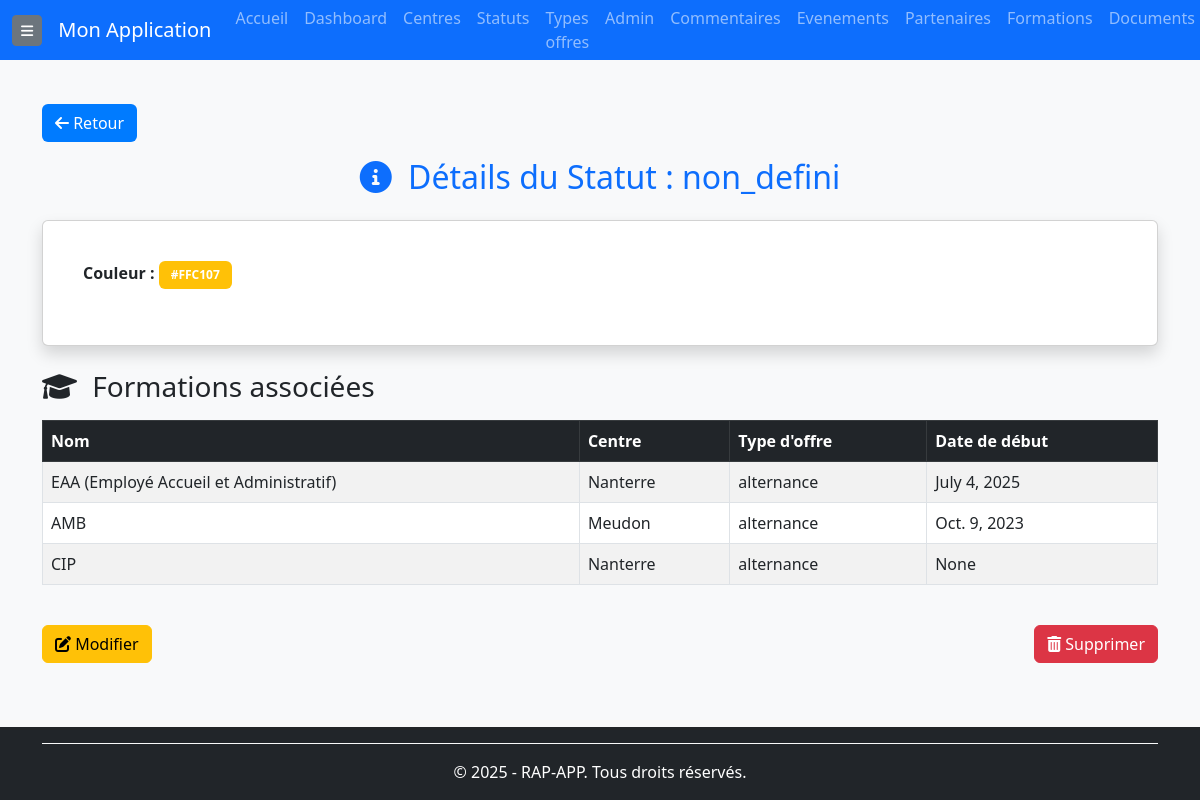
The app's page /statuts/1/ (signed in) with its own data.
### rap_app/models/statut.py (models this page shows, shortened)
class Statut(BaseModel):
    NON_DEFINI = 'non_defini'
    RECRUTEMENT_EN_COURS = 'recrutement_en_cours'
    FORMATION_EN_COURS = 'formation_en_cours'
    FORMATION_A_ANNULER = 'formation_a_annuler'
    FORMATION_A_REPOUSSER = 'formation_a_repousser'
    FORMATION_ANNULEE = 'formation_annulee'
    PLEINE = 'pleine'
    QUASI_PLEINE = 'quasi_pleine'
    AUTRE = 'autre'
    STATUT_CHOICES = [
        (NON_DEFINI, 'Non défini'),
        (RECRUTEMENT_EN_COURS, 'Recrutement en cours'),
        (FORMATION_EN_COURS, 'Formation en cours'),
        (FORMATION_A_ANNULER, 'Formation à annuler'),
        (FORMATION_A_REPOUSSER, 'Formation à repousser'),
        (FORMATION_ANNULEE, 'Formation annulée'),
        (PLEINE, 'Pleine'),
        (QUASI_PLEINE, 'Quasi-pleine'),
        (AUTRE, 'Autre'),
    ]
    nom = models.CharField(
        max_length=100,
        choices=STATUT_CHOICES,
        verbose_name="Nom du statut"
    )
    """
    Nom du statut, avec des choix prédéfinis.
    """
    couleur = models.CharField(
        max_length=7,  # Format #RRGGBB
        verbose_name="Couleur",
        help_text="Couleur hexadécimale (ex: #FF5733)",
        blank=True  # Permet d'assigner une couleur par défaut si vide
    )
    """
    Code couleur associé au statut.
    Exemple : `#FF0000` pour rouge, `#00FF00` pour vert.
    Si ce champ est vide, une couleur prédéfinie selon le type de statut sera attribuée.
    """
    description_autre = models.CharField(
        max_length=255,
        blank=True,
        null=True,
        verbose_name="Description personnalisée"
    )
    """
    Permet de renseigner une description si le statut sélectionné est "Autre".
    Obligatoire si le statut est `AUTRE`.
    """
    class Meta:
        verbose_name = "Statut"
        verbose_name_plural = "Statuts"
        ordering = ['nom']

### rap_app/models/formations.py (models this page shows, shortened)
class Formation(BaseModel):
    nom = models.CharField(max_length=255, verbose_name="Nom de la formation")
    centre = models.ForeignKey(Centre, on_delete=models.CASCADE, related_name='formations', verbose_name="Centre de formation")
    type_offre = models.ForeignKey(TypeOffre, on_delete=models.CASCADE, related_name="formations", verbose_name="Type d'offre")
    statut = models.ForeignKey(Statut, on_delete=models.CASCADE, related_name="formations", verbose_name="Statut de la formation")
    start_date = models.DateField(null=True, blank=True, verbose_name="Date de début")
    end_date = models.DateField(null=True, blank=True, verbose_name="Date de fin")
    num_kairos = models.CharField(max_length=50, null=True, blank=True, verbose_name="Numéro Kairos")
    num_offre = models.CharField(max_length=50, null=True, blank=True, verbose_name="Numéro de l'offre")
    num_produit = models.CharField(max_length=50, null=True, blank=True, verbose_name="Numéro du produit")
    prevus_crif = models.PositiveIntegerField(default=0, verbose_name="Places prévues CRIF")
    prevus_mp = models.PositiveIntegerField(default=0, verbose_name="Places prévues MP")
    inscrits_crif = models.PositiveIntegerField(default=0, verbose_name="Inscrits CRIF")
    inscrits_mp = models.PositiveIntegerField(default=0, verbose_name="Inscrits MP")
    assistante = models.CharField(max_length=255, null=True, blank=True, verbose_name="Assistante")
    cap = models.PositiveIntegerField(null=True, blank=True, verbose_name="Capacité maximale")
    convocation_envoie = models.BooleanField(default=False, verbose_name="Convocation envoyée")
    entresformation = models.PositiveIntegerField(default=0, verbose_name="Entrées en formation")
    nombre_candidats = models.PositiveIntegerField(default=0, verbose_name="Nombre de candidats")
    nombre_entretiens = models.PositiveIntegerField(default=0, verbose_name="Nombre d'entretiens")
    nombre_evenements = models.PositiveIntegerField(default=0, verbose_name="Nombre d'événements")
    dernier_commentaire = models.TextField(null=True, blank=True, verbose_name="Dernier commentaire")
    partenaires = models.ManyToManyField(Partenaire, related_name="formations", verbose_name="Partenaires", blank=True)
    utilisateur = models.ForeignKey(User, on_delete=models.SET_NULL, null=True, blank=True,related_name="formations_creees",verbose_name="Créé par" )
    objects = FormationManager()
    class Meta:
        verbose_name = "Formation"
        verbose_name_plural = "Formations"
        ordering = ['-start_date', 'nom']
        indexes = [
            models.Index(fields=['start_date']),
            models.Index(fields=['end_date']),
            models.Index(fields=['nom']),
        ]

### rap_app/models/centres.py (models this page shows, shortened)
class Centre(BaseModel):
    nom = models.CharField(
        max_length=255,
        unique=True,  # 🔹 Garantit qu'un centre a un nom unique
        verbose_name="Nom du centre"
    )
    code_postal = models.CharField(
        max_length=5,  # 🔹 Limité à 5 caractères au lieu de 10
        null=True,
        blank=True,
        verbose_name="Code postal",
        validators=[
            RegexValidator(
                regex=r'^\d{5}$',
                message="Le code postal doit contenir exactement 5 chiffres"
            )
        ]
    )
    class Meta:
        verbose_name = "Centre"
        verbose_name_plural = "Centres"
        ordering = ['nom']
        indexes = [
            models.Index(fields=['nom']),  # 🔹 Index pour optimiser les recherches par nom
            models.Index(fields=['code_postal']),  # 🔹 Index pour les recherches par code postal
        ]

### rap_app/models/types_offre.py (models this page shows, shortened)
class TypeOffre(BaseModel):
    CRIF = 'crif'
    ALTERNANCE = 'alternance'
    POEC = 'poec'
    POEI = 'poei'
    TOSA = 'tosa'
    AUTRE = 'autre'
    NON_DEFINI = 'non_defini'
    TYPE_OFFRE_CHOICES = [
        (CRIF, 'CRIF'),
        (ALTERNANCE, 'Alternance'),
        (POEC, 'POEC'),
        (POEI, 'POEI'),
        (TOSA, 'TOSA'),
        (AUTRE, 'Autre'),
        (NON_DEFINI, 'Non défini'),
    ]
    nom = models.CharField(
        max_length=100,
        choices=TYPE_OFFRE_CHOICES,
        default=NON_DEFINI,
        verbose_name="Type d'offre"
    )
    """
    Nom du type d'offre, avec une liste de choix prédéfinis.
    """
    autre = models.CharField(
        max_length=255,
        blank=True,  # Suppression de null=True pour éviter les valeurs NULL sur un CharField
        verbose_name="Autre (personnalisé)"
    )
    """
    Champ permettant de spécifier un type personnalisé si "Autre" est sélectionné.
    """
    class Meta:
        verbose_name = "Type d'offre"
        verbose_name_plural = "Types d'offres"
        ordering = ['nom']
        constraints = [
            models.UniqueConstraint(
                fields=['autre'],
                name='unique_autre_non_null',
                condition=models.Q(nom='autre', autre__isnull=False)
            )
        ]  # Empêche d'avoir plusieurs fois la même valeur personnalisée 'Autre'

### rap_app/views/statuts_views.py (the view)
# urls.py: path('statuts/<int:pk>/', statuts_views.StatutDetailView.as_view(), name='statut-detail'),
class StatutDetailView(BaseDetailView):
    model = Statut
    context_object_name = 'statut'
    template_name = 'statuts/statut_detail.html'  # ✅ Ajout du chemin du template
    def get_context_data(self, **kwargs):
        context = super().get_context_data(**kwargs)
        context['formations'] = Formation.objects.filter(
            statut=self.object
        ).select_related('centre', 'type_offre').order_by('-start_date')
        return context

### rap_app/templates/statuts/statut_detail.html (shortened to what this page needs)
{% extends "base.html" %}
{% block content %}
<div class="container mt-4">
    {% include "composants/bouton_retour.html" %}
    <h2 class="text-primary text-center mb-4"><i class="fas fa-info-circle me-2"></i> Détails du Statut : {{ statut.nom }}</h2>
    <div class="card shadow p-4 mb-4">
        <div class="card-body">
            <p><strong>Couleur :</strong>
                <span class="badge text-white" style="background-color: {{ statut.couleur }}; padding: 8px 12px;">
                    {{ statut.couleur }}
                </span>
            </p>
        </div>
    </div>
    <h3 class="mt-4 mb-3"><i class="fas fa-graduation-cap me-2"></i> Formations associées</h3>
    <div class="table-responsive">
        <table class="table table-striped table-bordered">
            <thead class="table-dark">
                <tr>
                    <th>Nom</th>
                    <th>Centre</th>
                    <th>Type d'offre</th>
                    <th>Date de début</th>
                </tr>
            </thead>
            <tbody>
                {% for formation in formations %}
                <tr>
                    <td>{{ formation.nom }}</td>
                    <td>{{ formation.centre.nom }}</td>
                    <td>{{ formation.type_offre.nom }}</td>
                    <td>{{ formation.start_date }}</td>
                </tr>
                {% empty %}
                <tr><td colspan="4" class="text-center text-muted">Aucune formation associée.</td></tr>
                {% endfor %}
            </tbody>
        </table>
    </div>
    <div class="d-flex justify-content-between mt-4">
        <a href="{% url 'statut-update' statut.pk %}" class="btn btn-warning">
            <i class="fas fa-edit"></i> Modifier
        </a>
        <a href="{% url 'statut-delete' statut.pk %}" class="btn btn-danger">
            <i class="fas fa-trash-alt"></i> Supprimer
        </a>
    </div>
</div>
{% endblock %}

### rap_app/templates/base.html (style rules this page uses)
body { background-color: #f8f9fa; display: flex; flex-direction: column; min-height: 100vh; }

### records on screen
Statut: nom "non_defini", couleur "#FFC107"
Formation: nom "EAA (Employé Accueil et Administratif)", centre.nom "Nanterre", type_offre.nom "alternance", start_date "July 4, 2025"
Formation: nom "AMB", centre.nom "Meudon", type_offre.nom "alternance", start_date "Oct. 9, 2023"
Formation: nom "CIP", centre.nom "Nanterre", type_offre.nom "alternance", start_date "None"
